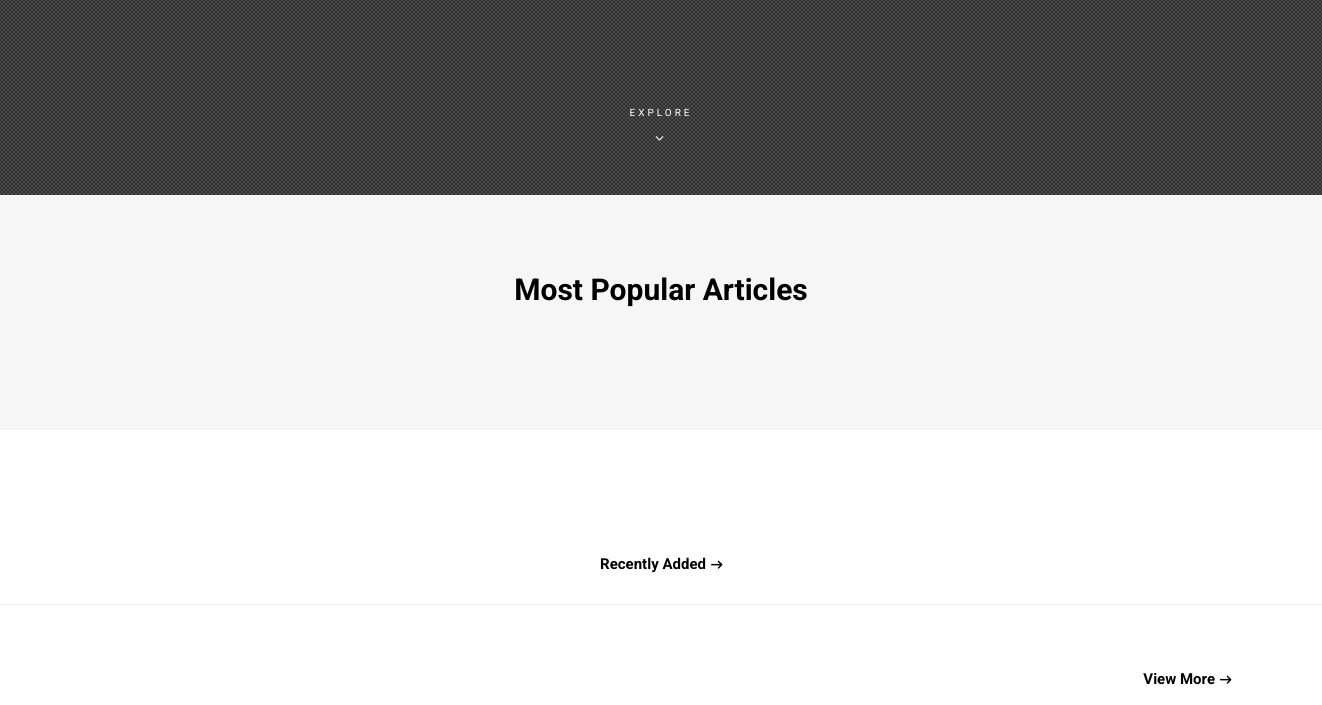
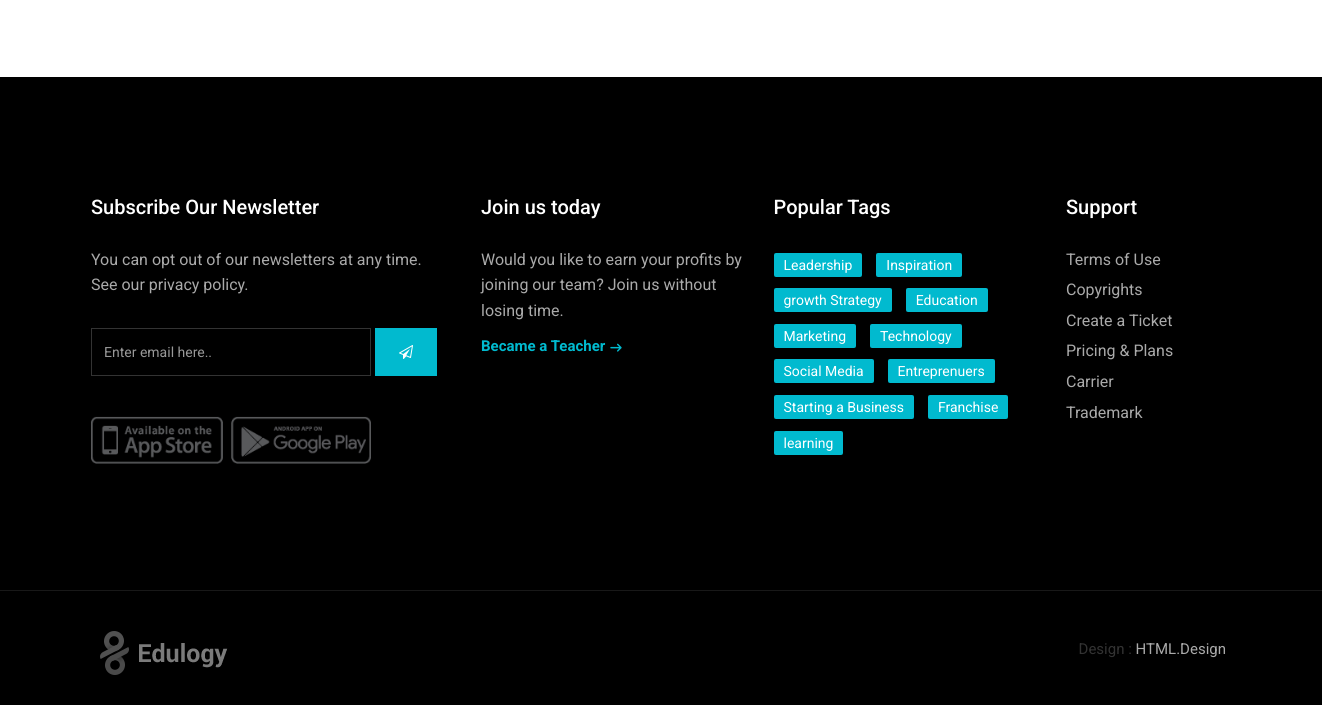
The app's page / (lower part), older data (2 pictures, top to bottom).
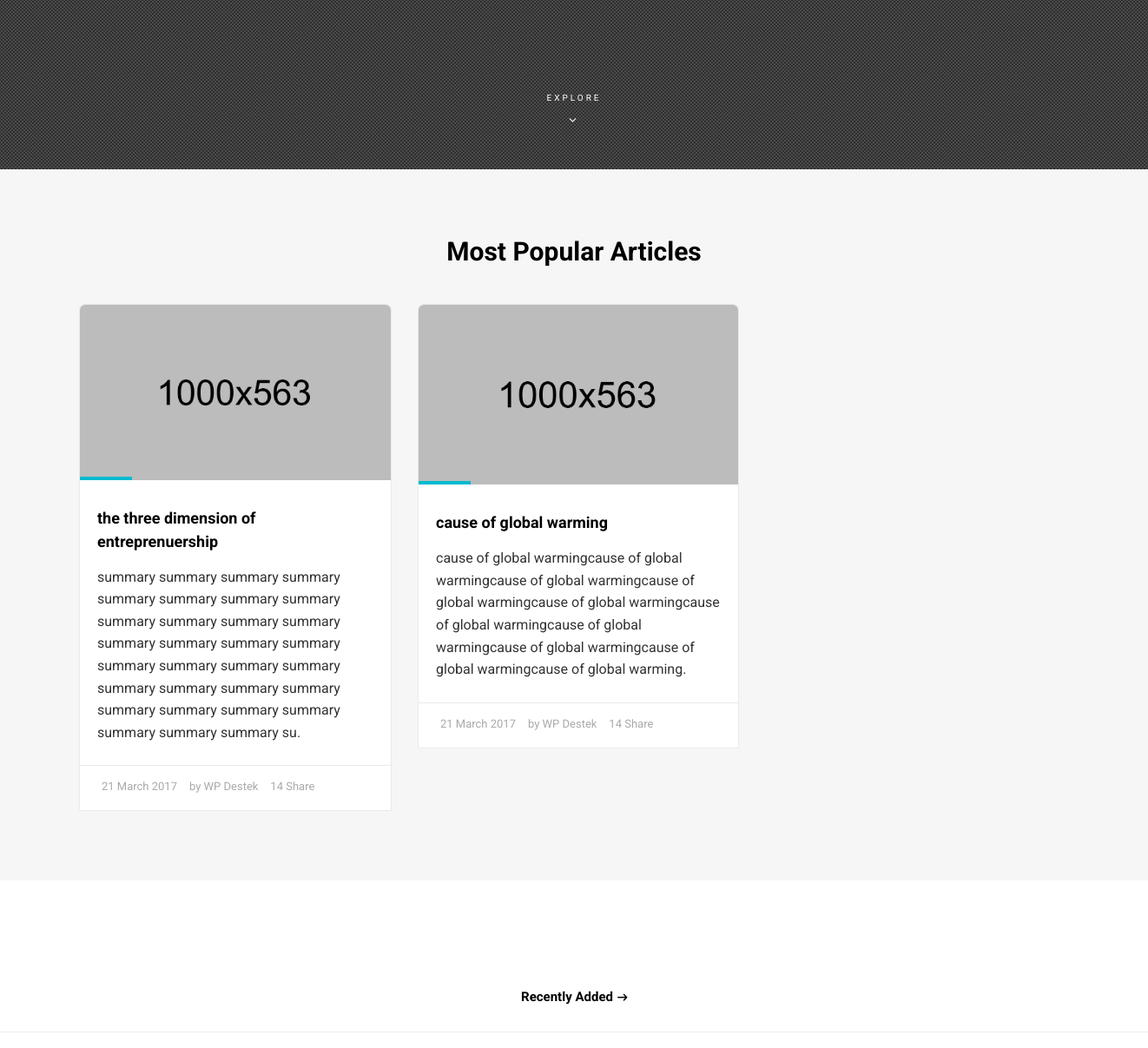
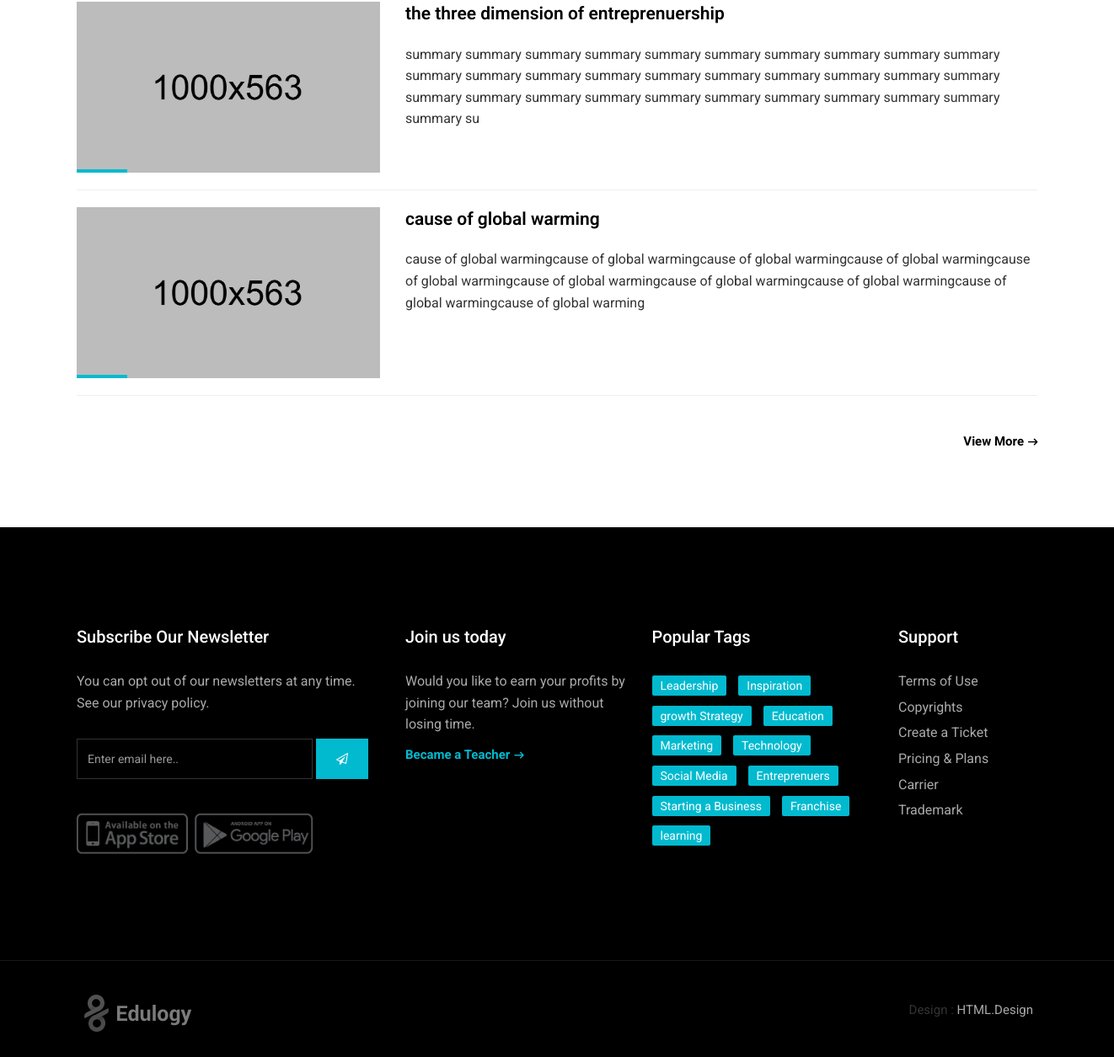
The same page, newer data (2 pictures, top to bottom).
### Article/models.py (models this page shows, shortened)
class Article(models.Model):
    category = models.ForeignKey(Category,on_delete=models.CASCADE, default=1,)
    preview_image = models.ImageField(upload_to='upload/',blank=True)
    title = models.CharField(max_length=100)
    slug = models.SlugField(max_length=250, unique=True)
    summary = models.TextField(max_length=250, blank=True)
    title_body1 = models.TextField(max_length=1000, blank=True)
    title_body2 = models.TextField(max_length=1000, blank=True)
    title_body3 = models.TextField(max_length=1000, blank=True)
    sub1 = models.CharField(max_length=200, blank=True)
    sub1_child1 = models.CharField(max_length=500, blank=True)
    sub1_child1_body = models.TextField(max_length=1000, blank=True)
    sub1_child2 = models.CharField(max_length=500, blank=True)
    sub1_child2_body = models.TextField(max_length=1000, blank=True)
    sub1_child3 = models.CharField(max_length=500, blank=True)
    sub1_child3_body = models.TextField(max_length=1000, blank=True)
    sub1_child4 = models.CharField(max_length=500, blank=True)
    sub1_child4_body = models.TextField(max_length=1000, blank=True)
    sub1_child5 = models.CharField(max_length=500, blank=True)
    sub1_child5_body = models.TextField(max_length=1000, blank=True)
    sub2 = models.CharField(max_length=200, blank=True)
    sub2_child1 = models.CharField(max_length=500, blank=True)
    sub2_child1_body = models.TextField(max_length=1000, blank=True)
    sub2_child2 = models.CharField(max_length=500, blank=True)
    sub2_child2_body = models.TextField(max_length=1000, blank=True)
    sub2_child3 = models.CharField(max_length=500, blank=True)
    sub2_child3_body = models.TextField(max_length=1000, blank=True)
    sub2_child4 = models.CharField(max_length=500, blank=True)
    sub2_child4_body = models.TextField(max_length=1000, blank=True)
    sub2_child5 = models.CharField(max_length=500, blank=True)
    sub2_child5_body = models.TextField(max_length=1000, blank=True)
    sub3 = models.CharField(max_length=200, blank=True)
    sub3_child1 = models.CharField(max_length=500, blank=True)
    sub3_child1_body = models.TextField(max_length=1000, blank=True)
    sub3_child2 = models.CharField(max_length=500, blank=True)
    sub3_child2_body = models.TextField(max_length=1000, blank=True)
    sub3_child3 = models.CharField(max_length=500, blank=True)
    sub3_child3_body = models.TextField(max_length=1000, blank=True)
    sub3_child4 = models.CharField(max_length=500, blank=True)
    sub3_child4_body = models.TextField(max_length=1000, blank=True)
    sub3_child5 = models.CharField(max_length=500, blank=True)
    sub3_child5_body = models.TextField(max_length=1000, blank=True)
    sub4 = models.CharField(max_length=200, blank=True)
    sub4_child1 = models.CharField(max_length=500, blank=True)
    sub4_child1_body = models.TextField(max_length=1000, blank=True)
    sub4_child2 = models.CharField(max_length=500, blank=True)
    sub4_child2_body = models.TextField(max_length=1000, blank=True)
    sub4_child3 = models.CharField(max_length=500, blank=True)
    sub4_child3_body = models.TextField(max_length=1000, blank=True)
    sub4_child4 = models.CharField(max_length=500, blank=True)
    sub4_child4_body = models.TextField(max_length=1000, blank=True)
    sub4_child5 = models.CharField(max_length=500, blank=True)
    sub4_child5_body = models.TextField(max_length=1000, blank=True)
    sub5 = models.CharField(max_length=200, blank=True)
    sub5_child1 = models.CharField(max_length=500, blank=True)
    sub5_child1_body = models.TextField(max_length=1000, blank=True)
    sub5_child2 = models.CharField(max_length=500, blank=True)
    sub5_child2_body = models.TextField(max_length=1000, blank=True)
    sub5_child3 = models.CharField(max_length=500, blank=True)
    sub5_child3_body = models.TextField(max_length=1000, blank=True)
    sub5_child4 = models.CharField(max_length=500, blank=True)
    sub5_child4_body = models.TextField(max_length=1000, blank=True)
    sub5_child5 = models.CharField(max_length=500, blank=True)
    sub5_child5_body = models.TextField(max_length=1000, blank=True)

### Article/views.py (the view)
# urls.py: path('',views.home.as_view(), name='home'),
class home(ListView):
    model = Article
    template_name = 'blog/home.html'
    context_object_name = 'instance'

### templates/blog/home.html (shortened to what this page needs)
{% extends 'base.html' %}
{% load static %}
{% block content %}
<section id="home" class="video-section js-height-full">
            <div class="overlay"></div>
            <div class="home-text-wrapper relative container">
                <div class="home-message">
                </div>
            </div>
            <div class="slider-bottom">
                <span>Explore <i class="fa fa-angle-down"></i></span>
            </div>
        </section>
        <section class="section gb">
            <div class="container">
                <div class="section-title text-center">
                    <h3>Most Popular Articles</h3>
                </div>
                {% if instance %}
                {% for Article in instance %}
                     <div class="row">
                    <div class="col-lg-4 col-md-12">
                        <div class="blog-box">
                            <div class="image-wrap entry">
                                <img src="{% static 'upload/blog_01.jpeg' %}" alt="" class="img-responsive">
                            </div>
                            <div class="blog-desc">
                                <h4><a href="{% url 'detail' Article.id %}">{{ Article.title}}</a></h4>
                                <p>{{ Article.summary }}.</p>
                            </div>
                            <div class="post-meta">
                                <ul class="list-inline">
                                    <li><a href="#">21 March 2017</a></li>
                                    <li><a href="#">by WP Destek</a></li>
                                    <li><a href="#">14 Share</a></li>
                                </ul>
                            </div>
                        </div>
                    </div>
                         {% endfor %}
                         {% endif %}
                </div>
            </div>
        </section>
                <section class="section">
                  <h1 class="text-center">  <a href="" class="readmore " >Recently Added</a><hr ></h1>
                    <div class="container">
                        {% if instance %}
                {% for Article in instance %}
                        <div class="row">
                            <div class="col-md-4 hidden-sm hidden-xs">
                              <div class="image-wrap entry">
                                  <img src="{% static 'upload/blog_03.jpeg' %}" alt="" class="img-responsive">
                              </div>
                            </div>
                            <div class="col-md-8">
                                <div class="blog-wrapper clearfix">
                                            <div class="blog-desc-big">
                                                <p class="lead"><a href="{% url 'detail' Article.id %}"> {{ Article.title }}</a></p>
                                                <p> {{ Article.summary }}</p>
                                            </div>
                                        </div>
                            </div>
                        </div><hr>
                        {% endfor %}
                        {% endif %}
                      <p class="text-right">  <a href="#" class="readmore " >View More</a></p>
                    </div>
                </section>
{% endblock %}

### templates/base.html (shortened to what this page needs)
{% load static %}
<!doctype html>
 <html class="no-js " lang="en">
<head>
	<link rel="stylesheet" href="{% static 'css/bootstrap.min.css' %}">
    <link rel="stylesheet" href="{% static 'css/font-awesome.min.css' %}">
    <link rel="stylesheet" href="{% static 'css/carousel.css' %}">
    <link rel="stylesheet" href="{% static 'css/animate.css' %}">
    <link rel="stylesheet" href="{% static 'style.css' %}">
</head>
<body>
    <div id="wrapper">
        {% block content %}
        {% endblock %}
        <footer class="section footer noover">
            <div class="container">
                <div class="row">
                    <div class="col-lg-4 col-md-4">
                        <div class="widget clearfix">
                            <h3 class="widget-title">Subscribe Our Newsletter</h3>
                            <div class="newsletter-widget">
                                <p>You can opt out of our newsletters at any time.<br> See our <a href="#">privacy policy</a>.</p>
                                <form class="form-inline" role="search">
                                    <div class="form-1">
                                        <input type="text" class="form-control" placeholder="Enter email here..">
                                        <button type="submit" class="btn btn-primary"><i class="fa fa-paper-plane-o"></i></button>
                                    </div>
                                </form>
                                <img src="images/payments.png" alt="" class="img-responsive">
                            </div>
                        </div>
                    </div>
                    <div class="col-lg-3 col-md-3">
                        <div class="widget clearfix">
                            <h3 class="widget-title">Join us today</h3>
                            <p>Would you like to earn your profits by joining our team? Join us without losing time.</p>
                            <a href="#" class="readmore">Became a Teacher</a>
                        </div>
                    </div>
                    <div class="col-lg-3 col-md-3">
                        <div class="widget clearfix">
                            <h3 class="widget-title">Popular Tags</h3>
                            <div class="tags-widget">
                                <ul class="list-inline">
                                    <li><a href="#">Leadership</a></li>
                                    <li><a href="#">Inspiration</a></li>
                                    <li><a href="#">growth Strategy</a></li>
                                    <li><a href="#">Education</a></li>
                                    <li><a href="#">Marketing</a></li>
                                    <li><a href="#">Technology</a></li>
                                    <li><a href="#">Social Media</a></li>
                                    <li><a href="#">Entreprenuers</a></li>
                                    <li><a href="#">Starting a Business</a></li>
                                    <li><a href="#">Franchise</a></li>
                                    <li><a href="#">learning</a></li>
                                </ul>
                            </div>
                        </div>
                    </div>
                    <div class="col-lg-2 col-md-2">
                        <div class="widget clearfix">
                            <h3 class="widget-title">Support</h3>
                            <div class="list-widget">
                                <ul>
                                    <li><a href="#">Terms of Use</a></li>
                                    <li><a href="#">Copyrights</a></li>
                                    <li><a href="#">Create a Ticket</a></li>
                                    <li><a href="#">Pricing & Plans</a></li>
                                    <li><a href="#">Carrier</a></li>
                                    <li><a href="#">Trademark</a></li>
                                </ul>
                            </div>
                        </div>
                    </div>
                </div>
            </div>
        </footer>
        <div class="copyrights">
            <div class="container">
                <div class="clearfix">
                    <div class="pull-left">
                        <div class="cop-logo">
                            <a href="#"><img src="images/logo.png" alt=""></a>
                        </div>
                    </div>
                    <div class="pull-right">
                        <div class="footer-links">
                            <ul class="list-inline">
                                <li>Design : <a href="https://html.design">HTML.Design</a></li>
                            </ul>
                        </div>
                    </div>
                </div>
            </div>
        </div>
    </div>
</body>
</html>

Row changes from the older to the newer data that the page shows:
added Article: title "the three dimension of entreprenuership", summary "summary summary summary summary summary summary summary summary summary summary summary summary summary summary summary summary summary summary summary summary summary summary summary summary summary summary summary summary summary summary summary su"
added Article: title "cause of global warming", summary "cause of global warmingcause of global warmingcause of global warmingcause of global warmingcause of global warmingcause of global warmingcause of global warmingcause of global warmingcause of global warmingcause of global warming"
